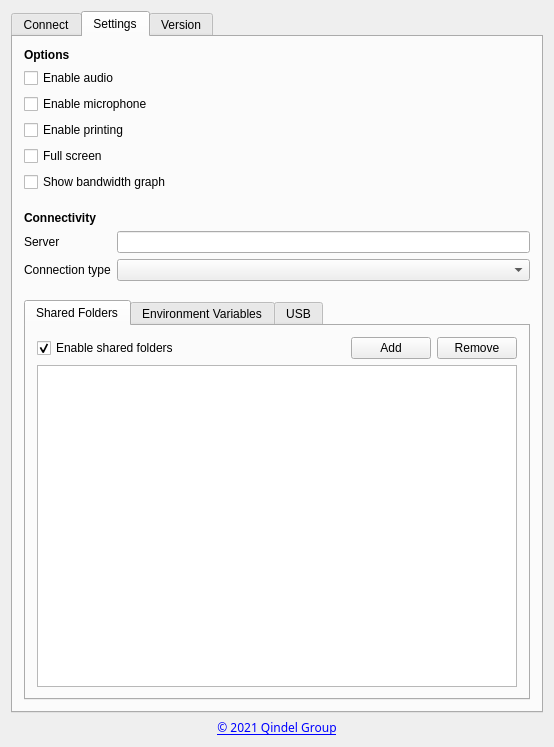
<?xml version="1.0" encoding="UTF-8"?>
<ui version="4.0">
 <class>MainWindow</class>
 <widget class="QMainWindow" name="MainWindow">
  <property name="geometry">
   <rect>
    <x>0</x>
    <y>0</y>
    <width>554</width>
    <height>747</height>
   </rect>
  </property>
  <property name="windowTitle">
   <string>QVD</string>
  </property>
  <widget class="QWidget" name="centralWidget">
   <layout class="QVBoxLayout">
    <item>
     <widget class="QTabWidget" name="mainTabWidget">
      <property name="currentIndex">
       <number>1</number>
      </property>
      <widget class="QWidget" name="connectTab">
       <attribute name="title">
        <string>Connect</string>
       </attribute>
       <layout class="QVBoxLayout" name="verticalLayout">
        <item>
         <spacer name="verticalSpacer_4">
          <property name="orientation">
           <enum>Qt::Vertical</enum>
          </property>
          <property name="sizeHint" stdset="0">
           <size>
            <width>20</width>
            <height>40</height>
           </size>
          </property>
         </spacer>
        </item>
        <item>
         <widget class="QLabel" name="logoLabel">
          <property name="text">
           <string/>
          </property>
          <property name="pixmap">
           <pixmap resource="images.qrc">:/pixmaps/qvd-big.png</pixmap>
          </property>
          <property name="alignment">
           <set>Qt::AlignCenter</set>
          </property>
         </widget>
        </item>
        <item>
         <layout class="QVBoxLayout" name="verticalLayout_2">
          <property name="sizeConstraint">
           <enum>QLayout::SetDefaultConstraint</enum>
          </property>
          <item>
           <widget class="QLabel" name="title">
            <property name="text">
             <string/>
            </property>
            <property name="pixmap">
             <pixmap>../pixmaps/qvd-big.png</pixmap>
            </property>
            <property name="alignment">
             <set>Qt::AlignCenter</set>
            </property>
           </widget>
          </item>
          <item>
           <widget class="QLineEdit" name="username">
            <property name="text">
             <string/>
            </property>
           </widget>
          </item>
          <item>
           <widget class="QLineEdit" name="password">
            <property name="text">
             <string/>
            </property>
            <property name="echoMode">
             <enum>QLineEdit::Password</enum>
            </property>
           </widget>
          </item>
          <item>
           <widget class="QCheckBox" name="rememberPasswordCheck">
            <property name="text">
             <string>Remember password</string>
            </property>
           </widget>
          </item>
          <item>
           <spacer name="verticalSpacer">
            <property name="orientation">
             <enum>Qt::Vertical</enum>
            </property>
            <property name="sizeType">
             <enum>QSizePolicy::Fixed</enum>
            </property>
            <property name="sizeHint" stdset="0">
             <size>
              <width>20</width>
              <height>10</height>
             </size>
            </property>
           </spacer>
          </item>
          <item>
           <widget class="QPushButton" name="connectButton">
            <property name="text">
             <string>Connect</string>
            </property>
           </widget>
          </item>
          <item>
           <widget class="QCheckBox" name="restartSession">
            <property name="text">
             <string>Restart session</string>
            </property>
           </widget>
          </item>
         </layout>
        </item>
        <item>
         <spacer name="verticalSpacer_3">
          <property name="orientation">
           <enum>Qt::Vertical</enum>
          </property>
          <property name="sizeType">
           <enum>QSizePolicy::Expanding</enum>
          </property>
          <property name="sizeHint" stdset="0">
           <size>
            <width>20</width>
            <height>20</height>
           </size>
          </property>
         </spacer>
        </item>
        <item>
         <widget class="QProgressBar" name="progressBar">
          <property name="value">
           <number>0</number>
          </property>
          <property name="textVisible">
           <bool>false</bool>
          </property>
          <property name="invertedAppearance">
           <bool>false</bool>
          </property>
         </widget>
        </item>
       </layout>
      </widget>
      <widget class="QWidget" name="settingsTab">
       <attribute name="title">
        <string>Settings</string>
       </attribute>
       <layout class="QVBoxLayout" name="verticalLayout_3">
        <item>
         <layout class="QVBoxLayout" name="verticalLayout_4">
          <item>
           <widget class="QLabel" name="optionsLabel">
            <property name="font">
             <font>
              <weight>75</weight>
              <bold>true</bold>
             </font>
            </property>
            <property name="text">
             <string>Options</string>
            </property>
           </widget>
          </item>
          <item>
           <widget class="QCheckBox" name="enableAudioCheck">
            <property name="text">
             <string>Enable audio</string>
            </property>
           </widget>
          </item>
          <item>
           <widget class="QCheckBox" name="enableMicrophoneCheck">
            <property name="text">
             <string>Enable microphone</string>
            </property>
           </widget>
          </item>
          <item>
           <widget class="QCheckBox" name="enablePrintingCheck">
            <property name="text">
             <string>Enable printing</string>
            </property>
           </widget>
          </item>
          <item>
           <widget class="QCheckBox" name="fullScreenCheck">
            <property name="text">
             <string>Full screen</string>
            </property>
           </widget>
          </item>
          <item>
           <widget class="QCheckBox" name="showBandwidthGraphCheck">
            <property name="text">
             <string>Show bandwidth graph</string>
            </property>
           </widget>
          </item>
          <item>
           <spacer name="verticalSpacer_2">
            <property name="orientation">
             <enum>Qt::Vertical</enum>
            </property>
            <property name="sizeType">
             <enum>QSizePolicy::Fixed</enum>
            </property>
            <property name="sizeHint" stdset="0">
             <size>
              <width>20</width>
              <height>13</height>
             </size>
            </property>
           </spacer>
          </item>
          <item>
           <widget class="QLabel" name="connectivityLabel">
            <property name="font">
             <font>
              <weight>75</weight>
              <bold>true</bold>
             </font>
            </property>
            <property name="text">
             <string>Connectivity</string>
            </property>
           </widget>
          </item>
          <item>
           <layout class="QFormLayout" name="formLayout">
            <item row="0" column="0">
             <widget class="QLabel" name="serverLabel">
              <property name="text">
               <string>Server</string>
              </property>
             </widget>
            </item>
            <item row="0" column="1">
             <widget class="QLineEdit" name="serverLineEdit"/>
            </item>
            <item row="1" column="0">
             <widget class="QLabel" name="connectionTypeLabel">
              <property name="text">
               <string>Connection type</string>
              </property>
             </widget>
            </item>
            <item row="1" column="1">
             <widget class="QComboBox" name="connectionTypeComboBox">
              <property name="sizePolicy">
               <sizepolicy hsizetype="Expanding" vsizetype="Fixed">
                <horstretch>0</horstretch>
                <verstretch>0</verstretch>
               </sizepolicy>
              </property>
             </widget>
            </item>
           </layout>
          </item>
          <item>
           <spacer name="verticalSpacer_5">
            <property name="orientation">
             <enum>Qt::Vertical</enum>
            </property>
            <property name="sizeType">
             <enum>QSizePolicy::Fixed</enum>
            </property>
            <property name="sizeHint" stdset="0">
             <size>
              <width>20</width>
              <height>13</height>
             </size>
            </property>
           </spacer>
          </item>
          <item>
           <widget class="QTabWidget" name="sharedResourcesTabWidget">
            <property name="currentIndex">
             <number>0</number>
            </property>
            <widget class="QWidget" name="SharedFolders">
             <attribute name="title">
              <string>Shared Folders</string>
             </attribute>
             <layout class="QVBoxLayout" name="verticalLayout_13">
              <item>
               <layout class="QVBoxLayout" name="verticalLayout_12">
                <item>
                 <layout class="QHBoxLayout" name="horizontalLayout">
                  <item>
                   <widget class="QCheckBox" name="enableSharedFoldersCheck">
                    <property name="sizePolicy">
                     <sizepolicy hsizetype="Expanding" vsizetype="Fixed">
                      <horstretch>0</horstretch>
                      <verstretch>0</verstretch>
                     </sizepolicy>
                    </property>
                    <property name="text">
                     <string>Enable shared folders</string>
                    </property>
                    <property name="checked">
                     <bool>true</bool>
                    </property>
                   </widget>
                  </item>
                  <item>
                   <widget class="QPushButton" name="addSharedFolderButton">
                    <property name="text">
                     <string>Add</string>
                    </property>
                   </widget>
                  </item>
                  <item>
                   <widget class="QPushButton" name="removeSharedFolderButton">
                    <property name="sizePolicy">
                     <sizepolicy hsizetype="Minimum" vsizetype="Fixed">
                      <horstretch>0</horstretch>
                      <verstretch>0</verstretch>
                     </sizepolicy>
                    </property>
                    <property name="text">
                     <string>Remove</string>
                    </property>
                   </widget>
                  </item>
                 </layout>
                </item>
                <item>
                 <widget class="QListView" name="sharedFoldersList"/>
                </item>
               </layout>
              </item>
             </layout>
            </widget>
            <widget class="QWidget" name="EnvironmentVariables">
             <attribute name="title">
              <string>Environment Variables</string>
             </attribute>
             <layout class="QVBoxLayout" name="verticalLayout_11">
              <item>
               <widget class="QListView" name="EnvVarList">
                <property name="resizeMode">
                 <enum>QListView::Adjust</enum>
                </property>
               </widget>
              </item>
             </layout>
            </widget>
            <widget class="QWidget" name="USBRedirection">
             <attribute name="title">
              <string>USB</string>
             </attribute>
             <layout class="QVBoxLayout" name="verticalLayout_10">
              <item>
               <layout class="QVBoxLayout" name="verticalLayout_9">
                <item>
                 <widget class="QCheckBox" name="enableUSBRedirectionCheck">
                  <property name="sizePolicy">
                   <sizepolicy hsizetype="Minimum" vsizetype="Fixed">
                    <horstretch>0</horstretch>
                    <verstretch>0</verstretch>
                   </sizepolicy>
                  </property>
                  <property name="text">
                   <string>Enable USB redirection</string>
                  </property>
                 </widget>
                </item>
                <item>
                 <widget class="QTableView" name="sharedDevicesList">
                  <property name="sizePolicy">
                   <sizepolicy hsizetype="MinimumExpanding" vsizetype="Expanding">
                    <horstretch>0</horstretch>
                    <verstretch>0</verstretch>
                   </sizepolicy>
                  </property>
                 </widget>
                </item>
               </layout>
              </item>
             </layout>
            </widget>
           </widget>
          </item>
         </layout>
        </item>
       </layout>
      </widget>
      <widget class="QWidget" name="versionTab">
       <attribute name="title">
        <string>Version</string>
       </attribute>
       <layout class="QVBoxLayout" name="verticalLayout_5">
        <item>
         <widget class="QPlainTextEdit" name="versionInfoEdit">
          <property name="font">
           <font>
            <family>Courier New</family>
           </font>
          </property>
          <property name="readOnly">
           <bool>true</bool>
          </property>
          <property name="plainText">
           <string>Release: (running from source code)
Git commit: N/A
Build: N/A</string>
          </property>
         </widget>
        </item>
       </layout>
      </widget>
     </widget>
    </item>
    <item>
     <widget class="QLabel" name="copyright">
      <property name="font">
       <font>
        <family>Sans Serif</family>
       </font>
      </property>
      <property name="text">
       <string>&lt;a href=&quot;http://theqvd.com&quot;&gt;© 2021 Qindel Group&lt;/a&gt;</string>
      </property>
      <property name="textFormat">
       <enum>Qt::RichText</enum>
      </property>
      <property name="alignment">
       <set>Qt::AlignCenter</set>
      </property>
      <property name="openExternalLinks">
       <bool>true</bool>
      </property>
     </widget>
    </item>
   </layout>
  </widget>
 </widget>
 <layoutdefault spacing="6" margin="11"/>
 <resources>
  <include location="images.qrc"/>
 </resources>
 <connections>
  <connection>
   <sender>connectButton</sender>
   <signal>clicked()</signal>
   <receiver>MainWindow</receiver>
   <slot>connectToVM()</slot>
   <hints>
    <hint type="sourcelabel">
     <x>363</x>
     <y>370</y>
    </hint>
    <hint type="destinationlabel">
     <x>384</x>
     <y>584</y>
    </hint>
   </hints>
  </connection>
  <connection>
   <sender>addSharedFolderButton</sender>
   <signal>clicked()</signal>
   <receiver>MainWindow</receiver>
   <slot>addSharedFolder()</slot>
   <hints>
    <hint type="sourcelabel">
     <x>232</x>
     <y>288</y>
    </hint>
    <hint type="destinationlabel">
     <x>383</x>
     <y>252</y>
    </hint>
   </hints>
  </connection>
  <connection>
   <sender>removeSharedFolderButton</sender>
   <signal>clicked()</signal>
   <receiver>MainWindow</receiver>
   <slot>removeSharedFolder()</slot>
   <hints>
    <hint type="sourcelabel">
     <x>311</x>
     <y>293</y>
    </hint>
    <hint type="destinationlabel">
     <x>381</x>
     <y>217</y>
    </hint>
   </hints>
  </connection>
  <connection>
   <sender>enableSharedFoldersCheck</sender>
   <signal>clicked()</signal>
   <receiver>MainWindow</receiver>
   <slot>enableSharedFoldersClicked()</slot>
   <hints>
    <hint type="sourcelabel">
     <x>109</x>
     <y>295</y>
    </hint>
    <hint type="destinationlabel">
     <x>379</x>
     <y>189</y>
    </hint>
   </hints>
  </connection>
 </connections>
 <slots>
  <slot>connect()</slot>
  <slot>addSharedFolder()</slot>
  <slot>removeSharedFolder()</slot>
  <slot>enableSharedFoldersClicked()</slot>
 </slots>
</ui>
